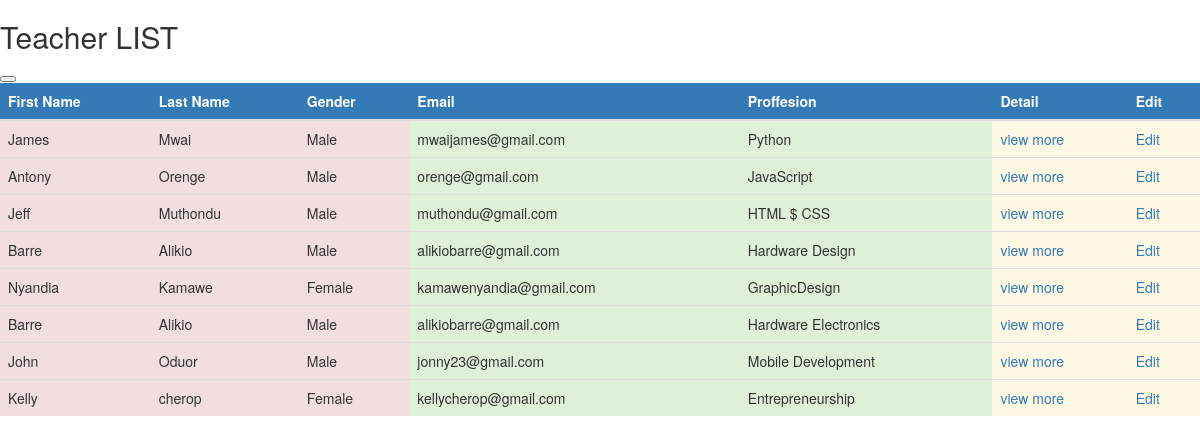
Page /teacher/list/ on the committed database.
### teacher/models.py (models this page shows, shortened)
class Teacher(models.Model):
    first_name = models.CharField(max_length=50)
    last_name = models.CharField(max_length=50)
    date_of_birth = models.DateField()
    gender = models.CharField(max_length=20)
    id_number = models.CharField(max_length=20)
    email = models.EmailField(max_length=70)
    phone_number = models.CharField(max_length=16)
    date_employed= models.DateField()
    proffesion = models.CharField(max_length=20)

### teacher/views.py (the view)
# urls.py: path("list/", list_teachers, name="list_teachers"),
def list_teachers(request):
    teachers = Teacher.objects.all()
    return render(request, "all_teachers.html", {"teachers":teachers})

### teacher/templates/all_teachers.html (shortened to what this page needs)
<!DOCTYPE html>
<html lang="en">
<head>
  <link rel="stylesheet" href="https://maxcdn.bootstrapcdn.com/bootstrap/3.4.0/css/bootstrap.min.css">
</head>
<body>
  <h2>Teacher LIST</h2>
  <button><a href=""/teacher/add/"></a></button>
  <table class="table table-striped">
    <thead>
<tr>
<th class="bg-primary">First Name</th>
<th class="bg-primary">Last Name</th>
<th class="bg-primary">Gender</th>
<th class="bg-primary">Email</th>
<th class="bg-primary">Proffesion</th>
<th class="bg-primary">Detail</th>
<th class="bg-primary">Edit</th>
</tr>
{% for teacher in teachers %}
<tr>
<td class="bg-danger">{{teacher.first_name}}</td>
<td class="bg-danger">{{teacher.last_name}}</td>
<td class="bg-danger">{{teacher.gender}}</td>
<td class="bg-success">{{teacher.email}}</td>
<td class="bg-success">{{teacher.proffesion}}</td>
<td class="bg-warning">
  <a href="/teacher/view/{{teacher.pk}}/">view more</a>
</td>
<td class="bg-warning">
  <a href="/teacher/edit/{{teacher.pk}}/">Edit</a>
</td>
{% endfor %}
</table>
</body>
</html>

### rows in the picture
Teacher: first_name "James", last_name "Mwai", gender "Male", email "mwaijames@gmail.com", proffesion "Python"
Teacher: first_name "Antony", last_name "Orenge", gender "Male", email "orenge@gmail.com", proffesion "JavaScript"
Teacher: first_name "Jeff", last_name "Muthondu", gender "Male", email "muthondu@gmail.com", proffesion "HTML $ CSS"
Teacher: first_name "Barre", last_name "Alikio", gender "Male", email "alikiobarre@gmail.com", proffesion "Hardware Design"
Teacher: first_name "Nyandia", last_name "Kamawe", gender "Female", email "kamawenyandia@gmail.com", proffesion "GraphicDesign"
Teacher: first_name "Barre", last_name "Alikio", gender "Male", email "alikiobarre@gmail.com", proffesion "Hardware Electronics"
Teacher: first_name "John", last_name "Oduor", gender "Male", email "jonny23@gmail.com", proffesion "Mobile Development"
Teacher: first_name "Kelly", last_name "cherop", gender "Female", email "kellycherop@gmail.com", proffesion "Entrepreneurship"
